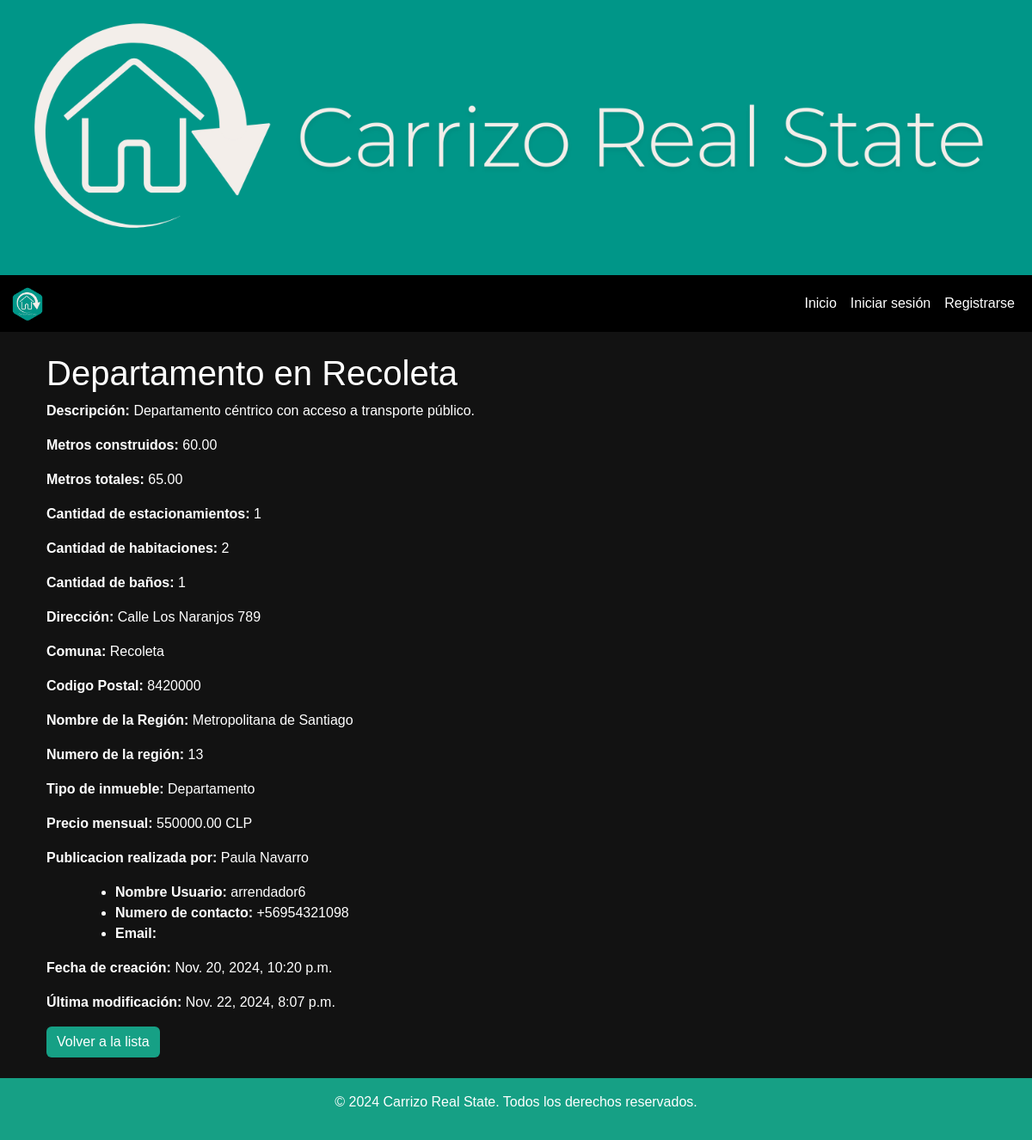
Before: /ver_mas_inmueble/9/ with the older database file.
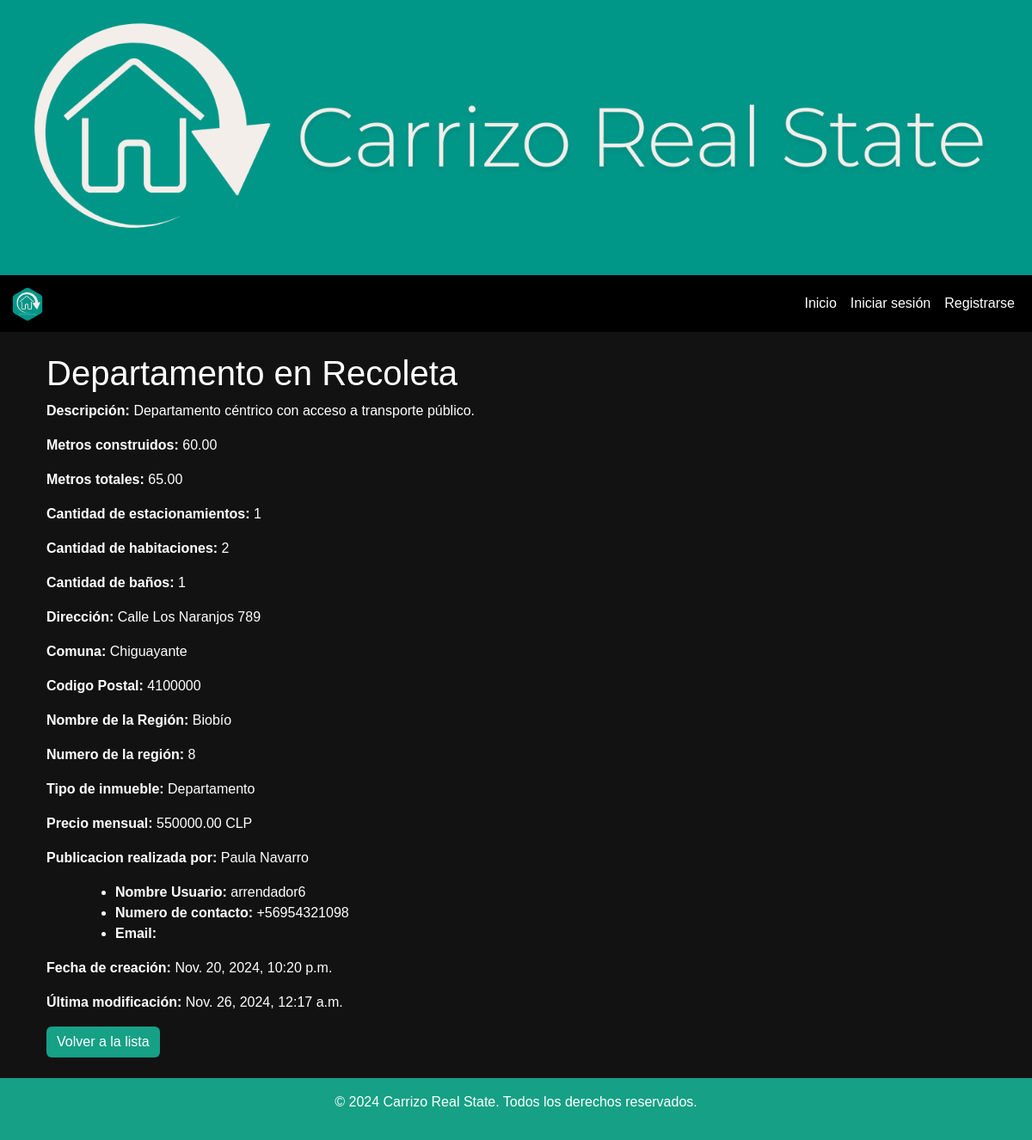
After: the same page with the newer database file.
### gestion_inmuebles/models.py (models this page shows, shortened)
class Inmueble(models.Model):
    TIPO_INMUEBLE = [
        ('Casa', 'Casa'),
        ('Departamento', 'Departamento'),
        ('Parcela', 'Parcela')
    ]
    nombre = models.CharField(max_length=100)
    descripcion = models.TextField()
    metros_construidos = models.DecimalField(
        max_digits=10,
        decimal_places=2,
        validators=[MinValueValidator(0.01)]
        )
    metros_totales = models.DecimalField(
        max_digits=10,
        decimal_places=2,
        validators=[MinValueValidator(0.01)]
    )
    cantidad_estacionamientos = models.IntegerField(validators=[MinValueValidator(1)])
    cantidad_habitaciones = models.IntegerField(validators=[MinValueValidator(1)])
    cantidad_banos = models.IntegerField(validators=[MinValueValidator(1)])
    direccion = models.CharField(max_length=255)
    comuna = models.ForeignKey(Comuna, on_delete=models.SET_NULL, null=True)
    tipo_inmueble = models.CharField(max_length=20, choices=TIPO_INMUEBLE)
    precio_mensual = models.DecimalField(max_digits=12, decimal_places=2,validators=[MinValueValidator(0.01)])
    arrendador = models.ForeignKey(Perfil, on_delete=models.CASCADE, related_name='propiedades')
    fecha_creacion = models.DateTimeField(auto_now_add=True)
    ultima_modificacion = models.DateTimeField(auto_now=True)
    imagen = models.ImageField(upload_to='static/', null=True, blank=True)

class Comuna(models.Model):
    nombre_comuna = models.CharField(max_length=100)
    codigo_postal = models.CharField(max_length=10, null=True)
    region = models.ForeignKey(Region, on_delete=models.CASCADE, related_name='comunas')

class Region(models.Model):
    nombre_region = models.CharField(max_length=100)
    numero_region = models.CharField(max_length=10, null=True)

class Perfil(models.Model):
    TIPO_USUARIO = [
        ('Arrendatario', 'Arrendatario'),
        ('Arrendador', 'Arrendador')
    ]
    usuario = models.OneToOneField(User, on_delete=models.CASCADE)
    nombres = models.CharField(max_length=100)
    apellidos = models.CharField(max_length=100)
    rut = models.CharField(max_length=12, unique=True)
    direccion = models.CharField(max_length=255)
    telefono = models.CharField(max_length=15)
    correo_electronico = models.EmailField()
    tipo_usuario = models.CharField(max_length=12, choices=TIPO_USUARIO)
    comuna = models.ForeignKey(Comuna, on_delete=models.SET_NULL, null=True)

### gestion_inmuebles/views.py (the view)
# urls.py: path('ver_mas_inmueble/<int:id>/', views.ver_mas_inmueble, name='ver_mas_inmueble'),
def ver_mas_inmueble(request, id):
    inmueble = get_object_or_404(Inmueble, id=id)
    return render(request, 'ver_mas_inmueble.html', {'inmueble': inmueble})

### templates/ver_mas_inmueble.html (shortened to what this page needs)
{% extends 'base.html' %}
{% block content %}
  <div class="container">
    <h1>{{ inmueble.nombre }}</h1>
    <div>
      <p><strong>Descripción:</strong> {{ inmueble.descripcion }}</p>
      <p><strong>Metros construidos:</strong> {{ inmueble.metros_construidos }}</p>
      <p><strong>Metros totales:</strong> {{ inmueble.metros_totales }}</p>
      <p><strong>Cantidad de estacionamientos:</strong> {{ inmueble.cantidad_estacionamientos }}</p>
      <p><strong>Cantidad de habitaciones:</strong> {{ inmueble.cantidad_habitaciones }}</p>
      <p><strong>Cantidad de baños:</strong> {{ inmueble.cantidad_banos }}</p>
      <p><strong>Dirección:</strong> {{ inmueble.direccion }}</p>
      <p><strong>Comuna:</strong> {{ inmueble.comuna.nombre_comuna }}</p>
      <p><strong>Codigo Postal:</strong>  {{ inmueble.comuna.codigo_postal }}</p>
      <p><strong>Nombre de la Región:</strong>  {{ inmueble.comuna.region.nombre_region }}</p>
      <p><strong>Numero de la región:</strong> {{ inmueble.comuna.region.numero_region }} </p>
      <p><strong>Tipo de inmueble:</strong> {{ inmueble.tipo_inmueble }}</p>
      <p><strong>Precio mensual:</strong> {{ inmueble.precio_mensual }} CLP</p>
      <p><strong>Publicacion realizada por:</strong> {{ inmueble.arrendador.nombres }} {{ inmueble.arrendador.apellidos }}</p>
      <div class="px-5">
        <ul class="">
          <li><strong>Nombre Usuario:</strong> {{ inmueble.arrendador.usuario }}</li>
          <li><strong>Numero de contacto:</strong> {{ inmueble.arrendador.telefono }}</li>
          <li><strong>Email:</strong> {{ inmueble.arrendador.email }}</li>
        </ul>
      </div>
      <p><strong>Fecha de creación:</strong> {{ inmueble.fecha_creacion }}</p>
      <p><strong>Última modificación:</strong> {{ inmueble.ultima_modificacion}}</p>
      <a href="{% url 'home' %}" class="btn btn-secondary">Volver a la lista</a>
    </div>
  </div>
{% endblock %}

Changed rows visible on the page:
changed Inmueble "Departamento en Recoleta": comuna.nombre_comuna "Recoleta" → "Chiguayante"; comuna.codigo_postal "8420000" → "4100000"; comuna.region.nombre_region "Metropolitana de Santiago" → "Biobío"; comuna.region.numero_region "13" → "8"; ultima_modificacion "Nov. 22, 2024, 8:07 p.m." → "Nov. 26, 2024, 12:17 a.m."
